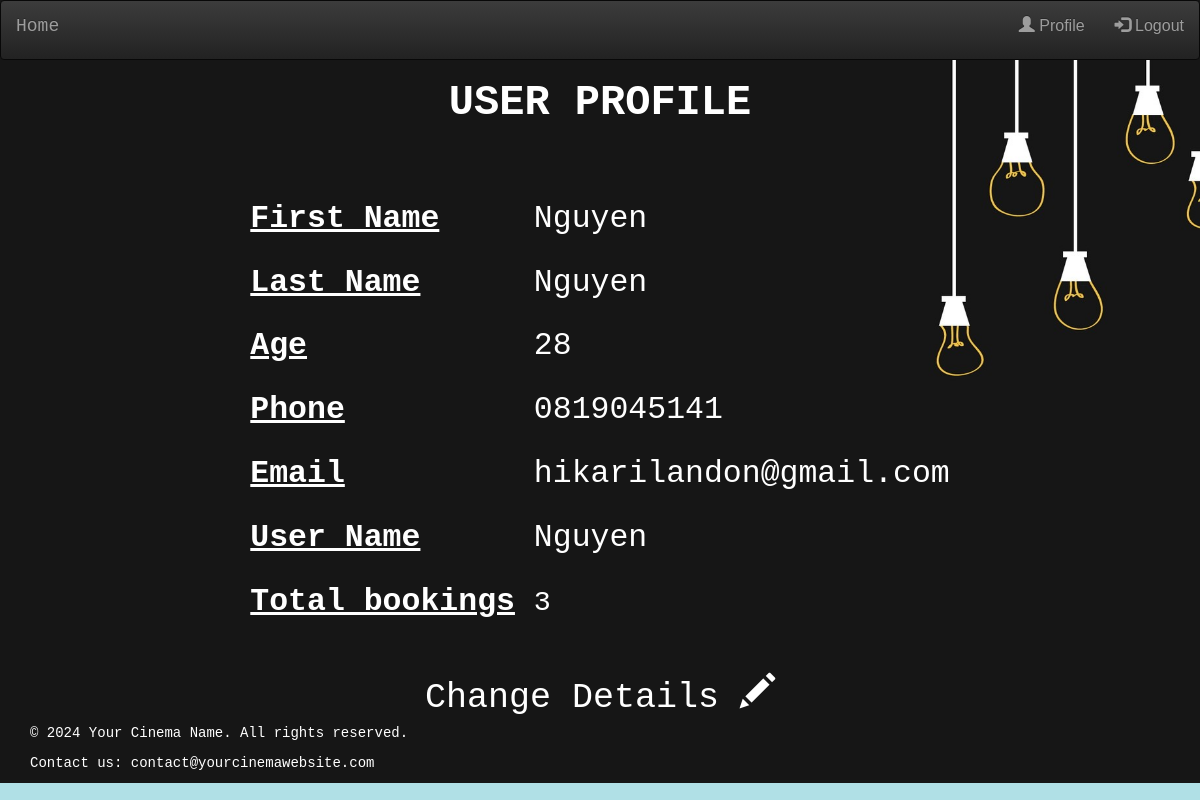
The page /user.php (signed in) on the database its author committed.
### tables this page shows
CREATE TABLE IF NOT EXISTS `users` (
  `id` int NOT NULL AUTO_INCREMENT,
  `fname` varchar(20) NOT NULL,
  `lname` varchar(20) NOT NULL,
  `age` int NOT NULL,
  `phone` varchar(15) NOT NULL,
  `email` varchar(30) NOT NULL,
  `uname` varchar(30) NOT NULL,
  `pwd` varchar(256) NOT NULL,
  `count` int NOT NULL DEFAULT '0',
  PRIMARY KEY (`id`)
);

### user.php (the view, shortened to what this page needs)
<?php
	include_once 'header.php';
?>
<html>
	<head>
					<link rel="stylesheet" href="https://maxcdn.bootstrapcdn.com/bootstrap/3.3.7/css/bootstrap.min.css">
					<link rel="stylesheet" href="https://maxcdn.bootstrapcdn.com/bootstrap/3.3.7/css/bootstrap-theme.min.css">
	</head>
	<head>
			<h1 align="middle" style="font-size: 300%; color:white;"><b>USER PROFILE</b></h1>
	</head>
	<body  style="background-color: powderblue; font-family: monospace; margin: 0; padding: 0;">
	<?php
		$dbServername = "localhost";
		$dbUsername = "root";
		$dbPassword = "1234";
		$dbName = "test";
		$conn = mysqli_connect($dbServername, $dbUsername, $dbPassword, $dbName);
		$sql= "select fname,lname,age,phone,email,uname,count from users where id='".$_SESSION['u_id']."' " ;
		mysqli_query($conn, $sql) or die('Error user profile');
		$result=mysqli_query($conn, $sql);
		while($row=mysqli_fetch_assoc($result))
				{
					echo '<br><br><table style="margin-left: auto; margin-right:auto; ">
								<tr>
									<td><u> <b>First Name</b></u></td>
									<td>'.$row['fname'].'</td>
								</tr>
								<tr>
									<td><u><b> Last Name</b></u></td>
									<td>'.$row['lname'].'</td>
								</tr>
								<tr>
									<td><u><b> Age </b></u></td>
									<td>'.$row['age'].'</td>
								</tr>
								<tr>
									<td><u><b> Phone</b> </u></td>
									<td>'.$row['phone'].'</td>
								</tr>
								<tr>
									<td><u><b>Email</b> </u></td>
									<td>'.$row['email'].'</td>
								</tr>
								<tr>
									<td><u><b>User Name </b></u></td>
									<td>'.$row['uname'].'</td>
								</tr>
								<tr>
									<td><u><b>Total bookings</b> </b></u></td>
									<td><a href="userbooking.php">'.$row['count'].'</a></td>
								</tr>
						</table><br><br>';
				}
		echo '<center><a style="font-size: 250%; font-family: monospace;"  href="details.php">Change Details <span class="glyphicon glyphicon-pencil"></span> </a></center>';
	?>
	</body>
</html>
<?php
	include_once 'footer.php';
?>

### style.css (style rules this page uses)
html, body, div, span, object, iframe, h1, h2, h3, h4, h5, h6, p, blockquote, pre, abbr, address, cite, code, del, dfn, em, img, ins, kbd, q, samp, small, strong, sub, sup, var, b, i, dl, dt, dd, ol, ul, li, fieldset, form, label, legend, table, caption, tbody, tfoot, thead, tr, th, td, article, aside, canvas, details, figcaption, figure, footer, header, hgroup, menu, nav, section, summary, time, mark, audio, video { margin:0; padding:0; border:0; outline:0; font-size:100%; vertical-align:baseline; background:transparent; }
body { line-height:1; }
a { margin:0; padding:0; font-size:90%; vertical-align:baseline; background:transparent; }
table { border-collapse:collapse; border-spacing:0; }
a { text-decoration: none; }
body { background-color: #ccc; }

### user.php (style rules this page uses)
table,th,td { border: 2px color:transparent; font-family: monospace; font-size: 150%; padding: 0.25cm; }
body { background-image: url("images/user.jpg"); background-repeat: no-repeat; background-size:cover; color: white; }
a { color: white; }

### rows shown on the page
users: fname "Nguyen", lname "Nguyen", age "28", phone "0819045141", email "hikarilandon@gmail.com", uname "Nguyen", count "3"
